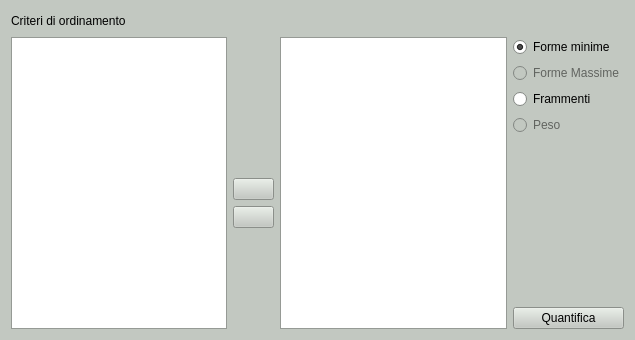
<?xml version="1.0" encoding="UTF-8"?>
<ui version="4.0">
 <class>quantPanel</class>
 <widget class="QDialog" name="quantPanel">
  <property name="windowModality">
   <enum>Qt::NonModal</enum>
  </property>
  <property name="geometry">
   <rect>
    <x>0</x>
    <y>0</y>
    <width>635</width>
    <height>340</height>
   </rect>
  </property>
  <property name="palette">
   <palette>
    <active>
     <colorrole role="WindowText">
      <brush brushstyle="SolidPattern">
       <color alpha="255">
        <red>0</red>
        <green>0</green>
        <blue>0</blue>
       </color>
      </brush>
     </colorrole>
     <colorrole role="Button">
      <brush brushstyle="SolidPattern">
       <color alpha="255">
        <red>194</red>
        <green>200</green>
        <blue>193</blue>
       </color>
      </brush>
     </colorrole>
     <colorrole role="Light">
      <brush brushstyle="SolidPattern">
       <color alpha="255">
        <red>255</red>
        <green>255</green>
        <blue>255</blue>
       </color>
      </brush>
     </colorrole>
     <colorrole role="Midlight">
      <brush brushstyle="SolidPattern">
       <color alpha="255">
        <red>224</red>
        <green>227</green>
        <blue>224</blue>
       </color>
      </brush>
     </colorrole>
     <colorrole role="Dark">
      <brush brushstyle="SolidPattern">
       <color alpha="255">
        <red>97</red>
        <green>100</green>
        <blue>96</blue>
       </color>
      </brush>
     </colorrole>
     <colorrole role="Mid">
      <brush brushstyle="SolidPattern">
       <color alpha="255">
        <red>129</red>
        <green>133</green>
        <blue>129</blue>
       </color>
      </brush>
     </colorrole>
     <colorrole role="Text">
      <brush brushstyle="SolidPattern">
       <color alpha="255">
        <red>0</red>
        <green>0</green>
        <blue>0</blue>
       </color>
      </brush>
     </colorrole>
     <colorrole role="BrightText">
      <brush brushstyle="SolidPattern">
       <color alpha="255">
        <red>255</red>
        <green>255</green>
        <blue>255</blue>
       </color>
      </brush>
     </colorrole>
     <colorrole role="ButtonText">
      <brush brushstyle="SolidPattern">
       <color alpha="255">
        <red>0</red>
        <green>0</green>
        <blue>0</blue>
       </color>
      </brush>
     </colorrole>
     <colorrole role="Base">
      <brush brushstyle="SolidPattern">
       <color alpha="255">
        <red>255</red>
        <green>255</green>
        <blue>255</blue>
       </color>
      </brush>
     </colorrole>
     <colorrole role="Window">
      <brush brushstyle="SolidPattern">
       <color alpha="255">
        <red>194</red>
        <green>200</green>
        <blue>193</blue>
       </color>
      </brush>
     </colorrole>
     <colorrole role="Shadow">
      <brush brushstyle="SolidPattern">
       <color alpha="255">
        <red>0</red>
        <green>0</green>
        <blue>0</blue>
       </color>
      </brush>
     </colorrole>
     <colorrole role="AlternateBase">
      <brush brushstyle="SolidPattern">
       <color alpha="255">
        <red>224</red>
        <green>227</green>
        <blue>224</blue>
       </color>
      </brush>
     </colorrole>
     <colorrole role="ToolTipBase">
      <brush brushstyle="SolidPattern">
       <color alpha="255">
        <red>255</red>
        <green>255</green>
        <blue>220</blue>
       </color>
      </brush>
     </colorrole>
     <colorrole role="ToolTipText">
      <brush brushstyle="SolidPattern">
       <color alpha="255">
        <red>0</red>
        <green>0</green>
        <blue>0</blue>
       </color>
      </brush>
     </colorrole>
    </active>
    <inactive>
     <colorrole role="WindowText">
      <brush brushstyle="SolidPattern">
       <color alpha="255">
        <red>0</red>
        <green>0</green>
        <blue>0</blue>
       </color>
      </brush>
     </colorrole>
     <colorrole role="Button">
      <brush brushstyle="SolidPattern">
       <color alpha="255">
        <red>194</red>
        <green>200</green>
        <blue>193</blue>
       </color>
      </brush>
     </colorrole>
     <colorrole role="Light">
      <brush brushstyle="SolidPattern">
       <color alpha="255">
        <red>255</red>
        <green>255</green>
        <blue>255</blue>
       </color>
      </brush>
     </colorrole>
     <colorrole role="Midlight">
      <brush brushstyle="SolidPattern">
       <color alpha="255">
        <red>224</red>
        <green>227</green>
        <blue>224</blue>
       </color>
      </brush>
     </colorrole>
     <colorrole role="Dark">
      <brush brushstyle="SolidPattern">
       <color alpha="255">
        <red>97</red>
        <green>100</green>
        <blue>96</blue>
       </color>
      </brush>
     </colorrole>
     <colorrole role="Mid">
      <brush brushstyle="SolidPattern">
       <color alpha="255">
        <red>129</red>
        <green>133</green>
        <blue>129</blue>
       </color>
      </brush>
     </colorrole>
     <colorrole role="Text">
      <brush brushstyle="SolidPattern">
       <color alpha="255">
        <red>0</red>
        <green>0</green>
        <blue>0</blue>
       </color>
      </brush>
     </colorrole>
     <colorrole role="BrightText">
      <brush brushstyle="SolidPattern">
       <color alpha="255">
        <red>255</red>
        <green>255</green>
        <blue>255</blue>
       </color>
      </brush>
     </colorrole>
     <colorrole role="ButtonText">
      <brush brushstyle="SolidPattern">
       <color alpha="255">
        <red>0</red>
        <green>0</green>
        <blue>0</blue>
       </color>
      </brush>
     </colorrole>
     <colorrole role="Base">
      <brush brushstyle="SolidPattern">
       <color alpha="255">
        <red>255</red>
        <green>255</green>
        <blue>255</blue>
       </color>
      </brush>
     </colorrole>
     <colorrole role="Window">
      <brush brushstyle="SolidPattern">
       <color alpha="255">
        <red>194</red>
        <green>200</green>
        <blue>193</blue>
       </color>
      </brush>
     </colorrole>
     <colorrole role="Shadow">
      <brush brushstyle="SolidPattern">
       <color alpha="255">
        <red>0</red>
        <green>0</green>
        <blue>0</blue>
       </color>
      </brush>
     </colorrole>
     <colorrole role="AlternateBase">
      <brush brushstyle="SolidPattern">
       <color alpha="255">
        <red>224</red>
        <green>227</green>
        <blue>224</blue>
       </color>
      </brush>
     </colorrole>
     <colorrole role="ToolTipBase">
      <brush brushstyle="SolidPattern">
       <color alpha="255">
        <red>255</red>
        <green>255</green>
        <blue>220</blue>
       </color>
      </brush>
     </colorrole>
     <colorrole role="ToolTipText">
      <brush brushstyle="SolidPattern">
       <color alpha="255">
        <red>0</red>
        <green>0</green>
        <blue>0</blue>
       </color>
      </brush>
     </colorrole>
    </inactive>
    <disabled>
     <colorrole role="WindowText">
      <brush brushstyle="SolidPattern">
       <color alpha="255">
        <red>97</red>
        <green>100</green>
        <blue>96</blue>
       </color>
      </brush>
     </colorrole>
     <colorrole role="Button">
      <brush brushstyle="SolidPattern">
       <color alpha="255">
        <red>194</red>
        <green>200</green>
        <blue>193</blue>
       </color>
      </brush>
     </colorrole>
     <colorrole role="Light">
      <brush brushstyle="SolidPattern">
       <color alpha="255">
        <red>255</red>
        <green>255</green>
        <blue>255</blue>
       </color>
      </brush>
     </colorrole>
     <colorrole role="Midlight">
      <brush brushstyle="SolidPattern">
       <color alpha="255">
        <red>224</red>
        <green>227</green>
        <blue>224</blue>
       </color>
      </brush>
     </colorrole>
     <colorrole role="Dark">
      <brush brushstyle="SolidPattern">
       <color alpha="255">
        <red>97</red>
        <green>100</green>
        <blue>96</blue>
       </color>
      </brush>
     </colorrole>
     <colorrole role="Mid">
      <brush brushstyle="SolidPattern">
       <color alpha="255">
        <red>129</red>
        <green>133</green>
        <blue>129</blue>
       </color>
      </brush>
     </colorrole>
     <colorrole role="Text">
      <brush brushstyle="SolidPattern">
       <color alpha="255">
        <red>97</red>
        <green>100</green>
        <blue>96</blue>
       </color>
      </brush>
     </colorrole>
     <colorrole role="BrightText">
      <brush brushstyle="SolidPattern">
       <color alpha="255">
        <red>255</red>
        <green>255</green>
        <blue>255</blue>
       </color>
      </brush>
     </colorrole>
     <colorrole role="ButtonText">
      <brush brushstyle="SolidPattern">
       <color alpha="255">
        <red>97</red>
        <green>100</green>
        <blue>96</blue>
       </color>
      </brush>
     </colorrole>
     <colorrole role="Base">
      <brush brushstyle="SolidPattern">
       <color alpha="255">
        <red>194</red>
        <green>200</green>
        <blue>193</blue>
       </color>
      </brush>
     </colorrole>
     <colorrole role="Window">
      <brush brushstyle="SolidPattern">
       <color alpha="255">
        <red>194</red>
        <green>200</green>
        <blue>193</blue>
       </color>
      </brush>
     </colorrole>
     <colorrole role="Shadow">
      <brush brushstyle="SolidPattern">
       <color alpha="255">
        <red>0</red>
        <green>0</green>
        <blue>0</blue>
       </color>
      </brush>
     </colorrole>
     <colorrole role="AlternateBase">
      <brush brushstyle="SolidPattern">
       <color alpha="255">
        <red>194</red>
        <green>200</green>
        <blue>193</blue>
       </color>
      </brush>
     </colorrole>
     <colorrole role="ToolTipBase">
      <brush brushstyle="SolidPattern">
       <color alpha="255">
        <red>255</red>
        <green>255</green>
        <blue>220</blue>
       </color>
      </brush>
     </colorrole>
     <colorrole role="ToolTipText">
      <brush brushstyle="SolidPattern">
       <color alpha="255">
        <red>0</red>
        <green>0</green>
        <blue>0</blue>
       </color>
      </brush>
     </colorrole>
    </disabled>
   </palette>
  </property>
  <property name="windowTitle">
   <string>Ordina</string>
  </property>
  <property name="windowIcon">
   <iconset>
    <normaloff>.</normaloff>.</iconset>
  </property>
  <layout class="QGridLayout">
   <item row="0" column="0">
    <widget class="QLabel" name="label">
     <property name="text">
      <string>Criteri di ordinamento</string>
     </property>
    </widget>
   </item>
   <item row="0" column="1" colspan="4">
    <spacer>
     <property name="orientation">
      <enum>Qt::Horizontal</enum>
     </property>
     <property name="sizeHint" stdset="0">
      <size>
       <width>387</width>
       <height>20</height>
      </size>
     </property>
    </spacer>
   </item>
   <item row="1" column="0" rowspan="9" colspan="2">
    <widget class="QListWidget" name="FieldsList">
     <property name="acceptDrops">
      <bool>true</bool>
     </property>
     <property name="editTriggers">
      <set>QAbstractItemView::DoubleClicked|QAbstractItemView::EditKeyPressed|QAbstractItemView::SelectedClicked</set>
     </property>
     <property name="dragEnabled">
      <bool>true</bool>
     </property>
     <property name="dragDropOverwriteMode">
      <bool>true</bool>
     </property>
     <property name="dragDropMode">
      <enum>QAbstractItemView::NoDragDrop</enum>
     </property>
     <property name="alternatingRowColors">
      <bool>true</bool>
     </property>
     <property name="selectionMode">
      <enum>QAbstractItemView::SingleSelection</enum>
     </property>
     <property name="viewMode">
      <enum>QListView::ListMode</enum>
     </property>
    </widget>
   </item>
   <item row="1" column="2" rowspan="5">
    <spacer>
     <property name="orientation">
      <enum>Qt::Vertical</enum>
     </property>
     <property name="sizeHint" stdset="0">
      <size>
       <width>41</width>
       <height>81</height>
      </size>
     </property>
    </spacer>
   </item>
   <item row="1" column="3" rowspan="9">
    <widget class="QListWidget" name="FieldListsort">
     <property name="acceptDrops">
      <bool>true</bool>
     </property>
     <property name="autoScroll">
      <bool>false</bool>
     </property>
     <property name="editTriggers">
      <set>QAbstractItemView::DoubleClicked|QAbstractItemView::EditKeyPressed</set>
     </property>
     <property name="showDropIndicator" stdset="0">
      <bool>false</bool>
     </property>
     <property name="dragEnabled">
      <bool>false</bool>
     </property>
     <property name="dragDropOverwriteMode">
      <bool>false</bool>
     </property>
     <property name="dragDropMode">
      <enum>QAbstractItemView::InternalMove</enum>
     </property>
     <property name="alternatingRowColors">
      <bool>true</bool>
     </property>
     <property name="selectionBehavior">
      <enum>QAbstractItemView::SelectRows</enum>
     </property>
     <property name="movement">
      <enum>QListView::Free</enum>
     </property>
     <property name="viewMode">
      <enum>QListView::ListMode</enum>
     </property>
    </widget>
   </item>
   <item row="1" column="4">
    <widget class="QRadioButton" name="radioButtonFormeMin">
     <property name="text">
      <string>Forme minime</string>
     </property>
     <property name="checked">
      <bool>true</bool>
     </property>
    </widget>
   </item>
   <item row="2" column="4">
    <widget class="QRadioButton" name="radioButtonFormeMax">
     <property name="enabled">
      <bool>false</bool>
     </property>
     <property name="text">
      <string>Forme Massime</string>
     </property>
    </widget>
   </item>
   <item row="5" column="4" rowspan="4">
    <spacer>
     <property name="orientation">
      <enum>Qt::Vertical</enum>
     </property>
     <property name="sizeHint" stdset="0">
      <size>
       <width>91</width>
       <height>171</height>
      </size>
     </property>
    </spacer>
   </item>
   <item row="6" column="2">
    <widget class="QPushButton" name="pushButtonRight">
     <property name="focusPolicy">
      <enum>Qt::NoFocus</enum>
     </property>
     <property name="text">
      <string/>
     </property>
     <property name="icon">
      <iconset>
       <normaloff>:/icons/6_rightArrow.png</normaloff>:/icons/6_rightArrow.png</iconset>
     </property>
     <property name="checkable">
      <bool>false</bool>
     </property>
     <property name="autoDefault">
      <bool>true</bool>
     </property>
    </widget>
   </item>
   <item row="7" column="2">
    <widget class="QPushButton" name="pushButtonLeft">
     <property name="focusPolicy">
      <enum>Qt::NoFocus</enum>
     </property>
     <property name="text">
      <string/>
     </property>
     <property name="icon">
      <iconset>
       <normaloff>:/icons/4_leftArrow.png</normaloff>:/icons/4_leftArrow.png</iconset>
     </property>
     <property name="checkable">
      <bool>false</bool>
     </property>
     <property name="autoDefault">
      <bool>true</bool>
     </property>
    </widget>
   </item>
   <item row="8" column="2" rowspan="2">
    <spacer>
     <property name="orientation">
      <enum>Qt::Vertical</enum>
     </property>
     <property name="sizeHint" stdset="0">
      <size>
       <width>41</width>
       <height>121</height>
      </size>
     </property>
    </spacer>
   </item>
   <item row="9" column="4">
    <widget class="QPushButton" name="pushButtonQuant">
     <property name="focusPolicy">
      <enum>Qt::NoFocus</enum>
     </property>
     <property name="text">
      <string>Quantifica</string>
     </property>
     <property name="checkable">
      <bool>false</bool>
     </property>
     <property name="autoDefault">
      <bool>true</bool>
     </property>
    </widget>
   </item>
   <item row="3" column="4">
    <widget class="QRadioButton" name="radioButtonFrammenti">
     <property name="enabled">
      <bool>true</bool>
     </property>
     <property name="text">
      <string>Frammenti</string>
     </property>
    </widget>
   </item>
   <item row="4" column="4">
    <widget class="QRadioButton" name="radioButtonPeso">
     <property name="enabled">
      <bool>false</bool>
     </property>
     <property name="text">
      <string>Peso</string>
     </property>
    </widget>
   </item>
  </layout>
 </widget>
 <resources>
  <include location="resources.qrc"/>
 </resources>
 <connections/>
</ui>
